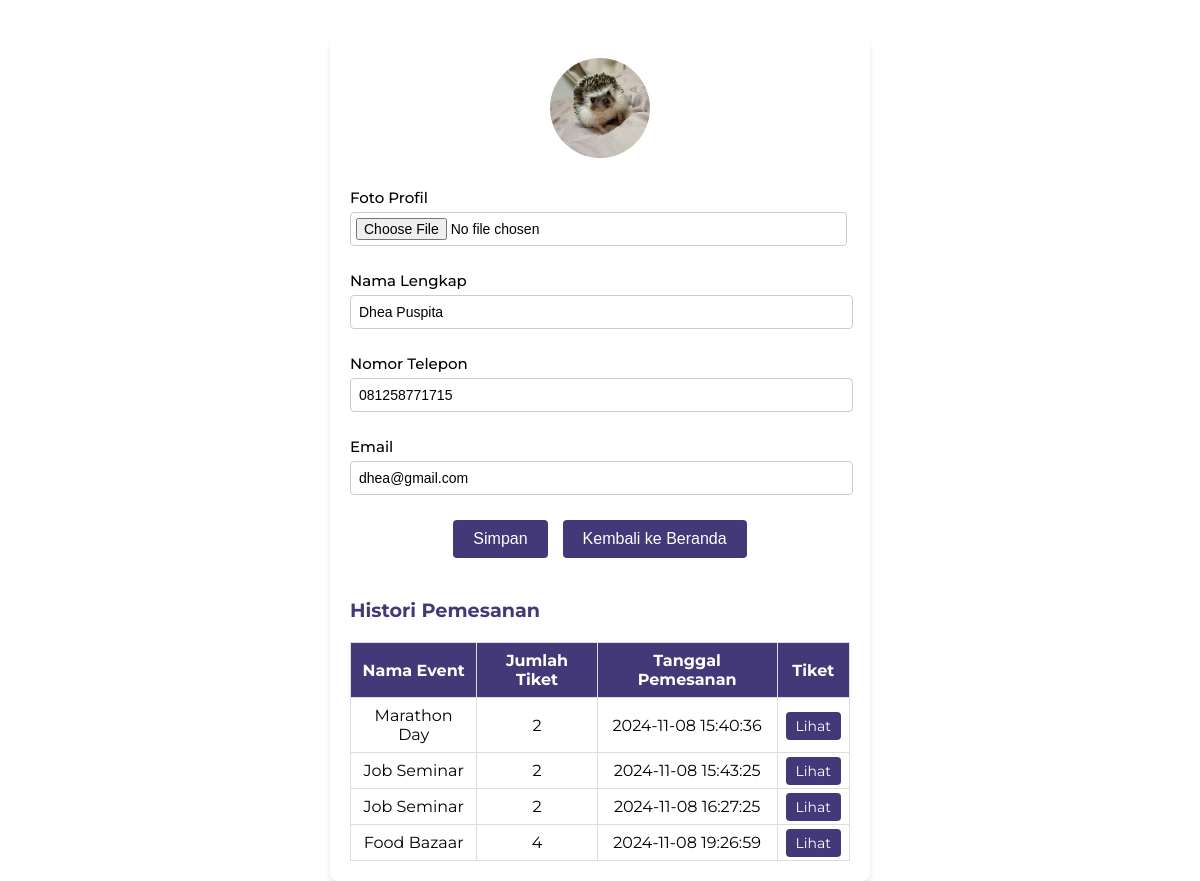
The page /profil.php (signed in) on the database its author committed.
### tables this page shows
CREATE TABLE `pengguna` (
  `id_pengguna` int(11) NOT NULL,
  `nama_lengkap` varchar(100) NOT NULL,
  `telp` varchar(15) NOT NULL,
  `email` varchar(100) NOT NULL,
  `sandi` varchar(255) NOT NULL,
  `foto_profil` varchar(255) NOT NULL
);

CREATE TABLE `data_regis` (
  `id_regis` int(11) NOT NULL,
  `id_event` int(11) DEFAULT NULL,
  `id_pengguna` int(11) DEFAULT NULL,
  `nama_event` varchar(255) DEFAULT NULL,
  `waktu_event` varchar(50) DEFAULT NULL,
  `tanggal_event` date DEFAULT NULL,
  `lokasi_event` varchar(255) DEFAULT NULL,
  `jumlah_tiket` int(11) NOT NULL,
  `tanggal_pemesanan` datetime DEFAULT current_timestamp()
);

### profil.php (the view, shortened to what this page needs)
<?php
include 'koneksi.php';
$email = $_SESSION['email'];
$query = "SELECT nama_lengkap, telp, email, foto_profil, id_pengguna FROM pengguna WHERE email = ?";
$stmt = $conn->prepare($query);
$stmt->bind_param("s", $email);
$stmt->execute();
$result = $stmt->get_result();
$user = $result->fetch_assoc();
$id_pengguna = $user['id_pengguna'];
$pesanan_query = "
        SELECT data_regis.nama_event, data_regis.waktu_event, data_regis.tanggal_event, data_regis.lokasi_event, data_regis.jumlah_tiket, data_regis.tanggal_pemesanan
        FROM data_regis
        WHERE data_regis.id_pengguna = ?
    ";
$pesanan_stmt = $conn->prepare($pesanan_query);
$pesanan_stmt->bind_param("i", $id_pengguna);
$pesanan_stmt->execute();
$pesanan_result = $pesanan_stmt->get_result();
?>
<!DOCTYPE html>
<html lang="en">
<head>
    <link rel="stylesheet" href="https://cdnjs.cloudflare.com/ajax/libs/font-awesome/6.6.0/css/all.min.css" />
    <link rel="stylesheet" href="styles/profil.css" />
</head>
<body>
    <div class="container">
        <img src="<?php echo empty($user['foto_profil']) ? 'assets/default.png' : $user['foto_profil']; ?>" alt="Profile Image" class="profile-image">
        <form action="profil.php" method="POST" enctype="multipart/form-data">
            <div class="form-group">
                <label for="foto_profil">Foto Profil</label>
                <input type="file" id="foto_profil" name="foto_profil" />
            </div>
            <div class="form-group">
                <label for="nama_lengkap">Nama Lengkap</label>
                <input type="text" id="nama_lengkap" name="nama_lengkap" value="<?php echo htmlspecialchars($user['nama_lengkap']); ?>" required />
            </div>
            <div class="form-group">
                <label for="telp">Nomor Telepon</label>
                <input type="text" id="telp" name="telp" value="<?php echo htmlspecialchars($user['telp']); ?>" required />
            </div>
            <div class="form-group">
                <label for="email">Email</label>
                <input type="email" id="email" name="email" value="<?php echo htmlspecialchars($user['email']); ?>" required />
            </div>
            <div class="button-group">
                <button type="submit">Simpan</button>
                <button type="button" onclick="window.location.href='beranda.php';">Kembali ke Beranda</button>
            </div>
        </form>
        <h3>Histori Pemesanan</h3>
        <?php if ($pesanan_result->num_rows > 0): ?>
            <table>
                <thead>
                    <tr>
                        <th>Nama Event</th>
                        <th>Jumlah Tiket</th>
                        <th>Tanggal Pemesanan</th>
                        <th>Tiket</th>
                    </tr>
                </thead>
                <tbody>
                    <?php while ($pesanan = $pesanan_result->fetch_assoc()): ?>
                        <tr>
                            <td><?php echo htmlspecialchars($pesanan['nama_event']); ?></td>
                            <td><?php echo htmlspecialchars($pesanan['jumlah_tiket']); ?></td>
                            <td><?php echo htmlspecialchars($pesanan['tanggal_pemesanan']); ?></td>
                            <td>
                                <a class="lihat-btn" href="javascript:void(0)"
                                    onclick="showTicketModal({
                                        nama_event: '<?php echo addslashes($pesanan['nama_event']); ?>',
                                        waktu_event: '<?php echo addslashes($pesanan['waktu_event']); ?>',
                                        tanggal_event: '<?php echo addslashes($pesanan['tanggal_event']); ?>',
                                        lokasi_event: '<?php echo addslashes($pesanan['lokasi_event']); ?>',
                                        jumlah_tiket: '<?php echo addslashes($pesanan['jumlah_tiket']); ?>',
                                        tanggal_pemesanan: '<?php echo addslashes($pesanan['tanggal_pemesanan']); ?>'
                                    })">Lihat</a>
                            </td>
                        </tr>
                    <?php endwhile; ?>
                </tbody>
            </table>
        <?php else: ?>
            <p>Belum ada pemesanan tiket yang dilakukan.</p>
        <?php endif; ?>
    </div>
</body>
</html>

### styles/profil.css (style rules this page uses)
body { font-family: "Montserrat", sans-serif; background-color: white; padding: 20px; height: 100vh; overflow-y: auto; }
.container { max-width: 500px; width: 100%; margin: 10px auto; background-color: white; padding: 20px; border-radius: 8px; box-shadow: 0 4px 6px rgba(0, 0, 0, 0.1); }
.container h3 { margin-top: 40px; color: #433878; font-size: 1.2rem; font-weight: 700; }
.form-group { margin-bottom: 25px; }
.form-group label { font-size: 15px; font-weight: 500; margin-bottom: 5px; display: block; }
.form-group input[type="text"], .form-group input[type="email"], .form-group input[type="file"] { width: 97%; padding: 8px; font-size: 14px; border: 1px solid #ccc; border-radius: 4px; }
.form-group input[type="file"] { padding: 5px; }
.profile-image { width: 100px; height: 100px; object-fit: cover; border-radius: 50%; margin: 0 auto 30px auto; display: block; }
.button-group { display: flex; justify-content: center; gap: 15px; margin-top: 20px; }
button { width: auto; padding: 10px 20px; background-color: #433878; color: white; border: none; border-radius: 4px; font-size: 16px; cursor: pointer; }
table { width: 100%; border-collapse: collapse; margin-top: 20px; }
thead tr th { background-color: #433878; color: white; text-align: center; }
tbody tr td { text-align: center; }
table, th, td { border: 1px solid #ddd; }
th, td { padding: 8px; text-align: left; }
th { background-color: #f2f2f2; }
.lihat-btn { padding: 5px 10px; background-color: #433878; color: white; border-radius: 4px; text-decoration: none; font-size: 14px; transition: background-color 0.2s; cursor: pointer; }

### rows shown on the page
pengguna: foto_profil (picture), nama_lengkap "Dhea Puspita", telp "081258771715", email "dhea@gmail.com"
data_regis: nama_event "Marathon Day", jumlah_tiket "2", tanggal_pemesanan "2024-11-08 15:40:36"
data_regis: nama_event "Job Seminar", jumlah_tiket "2", tanggal_pemesanan "2024-11-08 15:43:25"
data_regis: nama_event "Job Seminar", jumlah_tiket "2", tanggal_pemesanan "2024-11-08 16:27:25"
data_regis: nama_event "Food Bazaar", jumlah_tiket "4", tanggal_pemesanan "2024-11-08 19:26:59"
